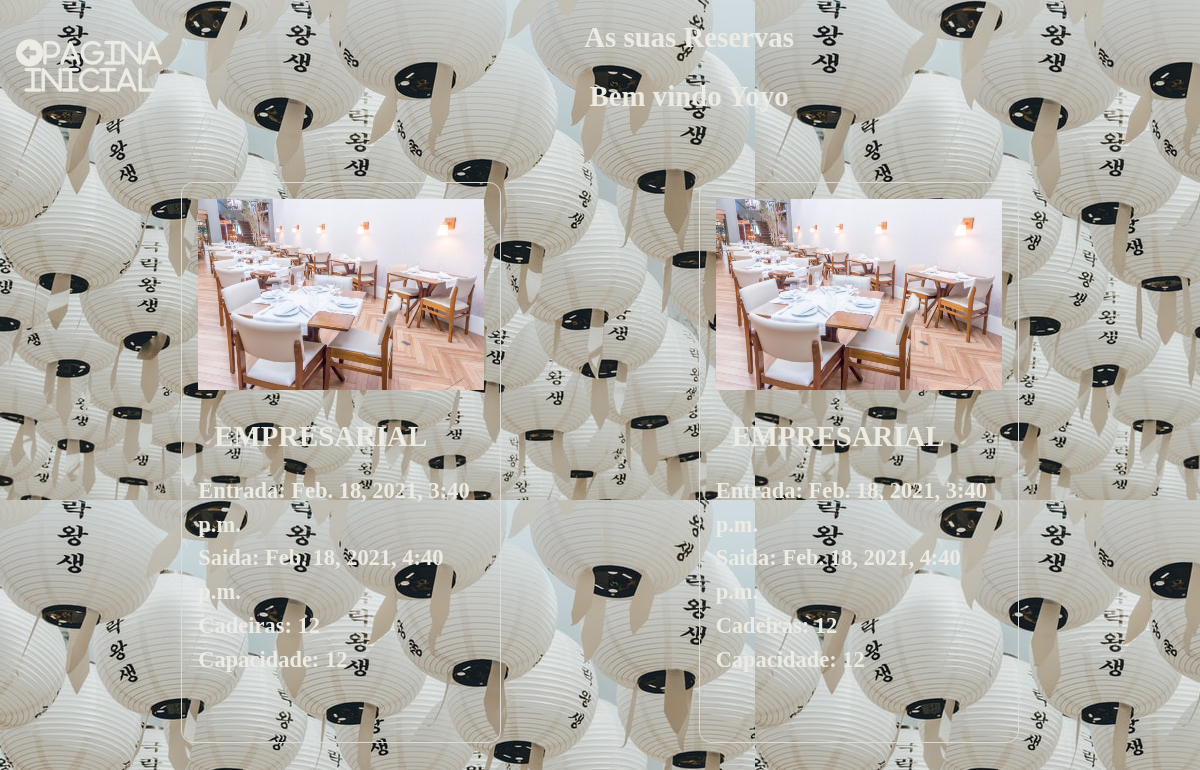
Before: /booking_list/ (signed in) with the older database file.
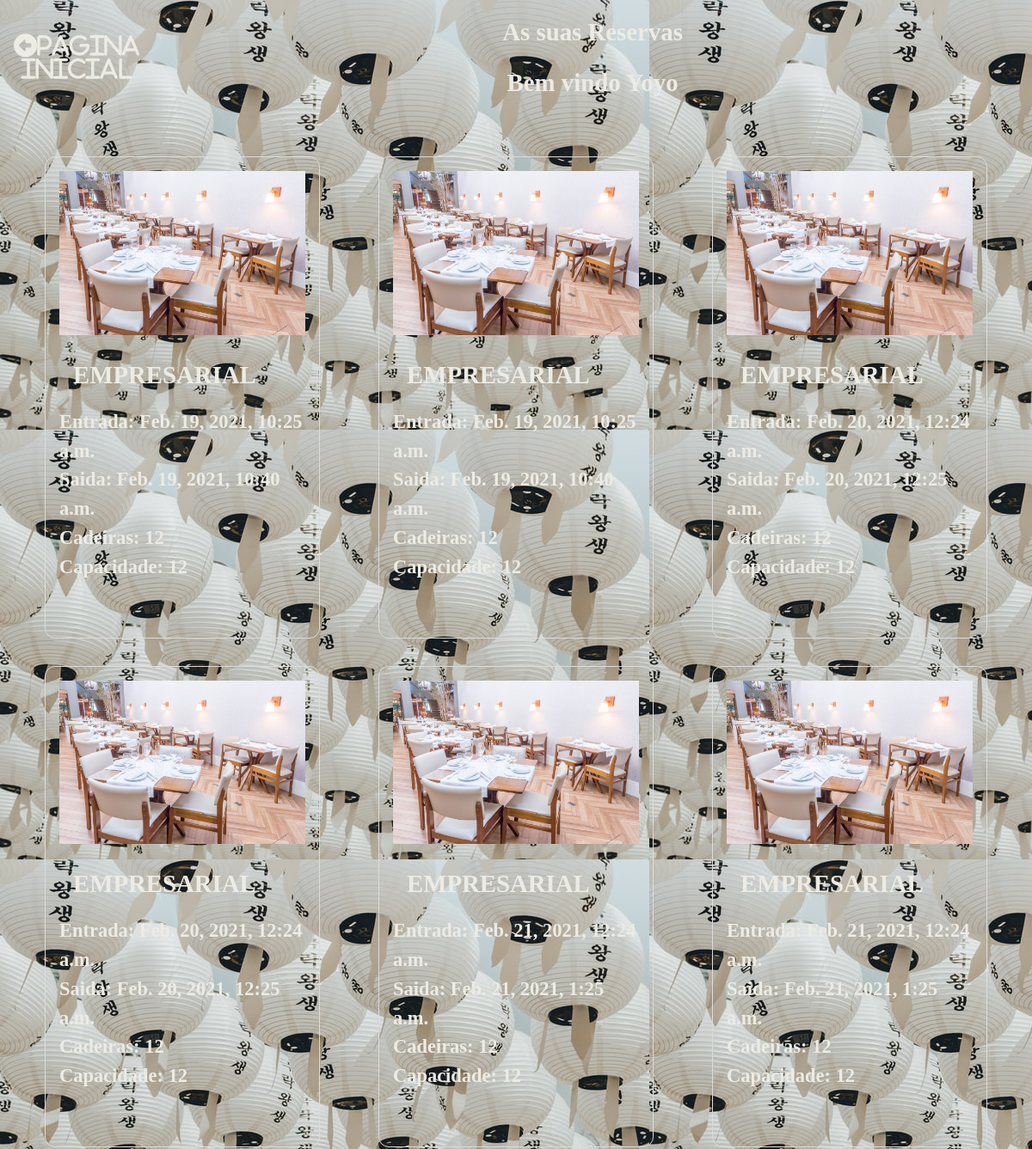
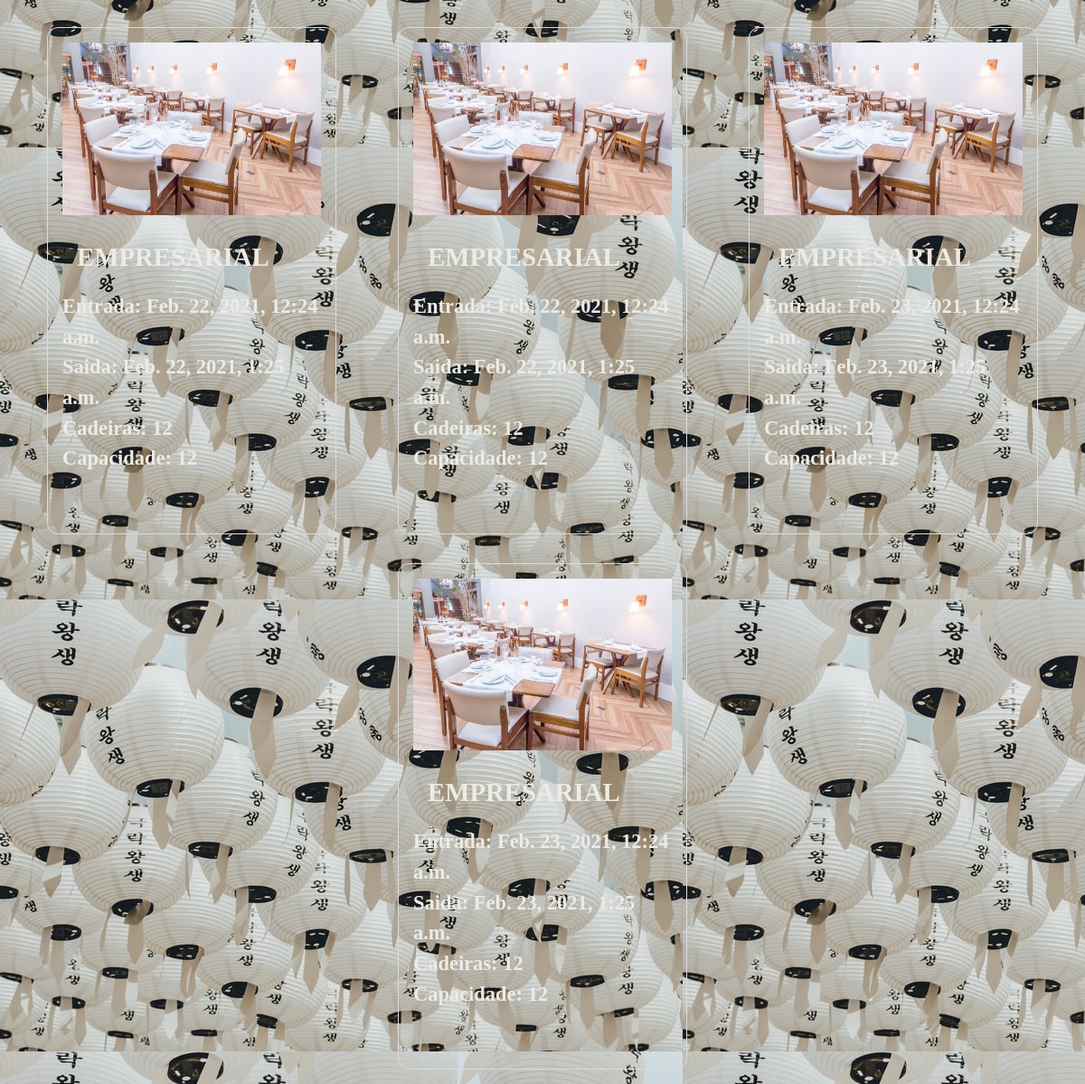
After: the same page with the newer database file (2 pictures, top to bottom).
### entregar/models.py (models this page shows, shortened)
class Booking(models.Model):
    user = models.ForeignKey(settings.AUTH_USER_MODEL,on_delete=models.CASCADE)
    room = models.ForeignKey(Room, on_delete=models.CASCADE)
    check_in = models.DateTimeField()
    check_out = models.DateTimeField()
    def get_room_category(self):
        room_categories = dict(self.room.ROOM_CATEGORIES)
        room_category = room_categories.get(self.room.category)
        return room_category
    def get_cancel_booking_url(self):
        return reverse_lazy('CancelBookingView', args=[self.pk, ])

class Room(models.Model):
    ROOM_CATEGORIES = (
        ('EMPRESARIAL', 'EMPRESARIAL'),
        ('SOCIAL', 'SOCIAL'),
        ('CASAL', 'CASAL'),
        ('VIP','VIP')
    )
    number = models.IntegerField()
    category = models.CharField(max_length=15, choices=ROOM_CATEGORIES)
    cadeiras = models.IntegerField()
    capacity = models.IntegerField()

### entregar/views.py (the view)
# urls.py: path('booking_list/', views.BookingListView.as_view(), name='BookingListView'),
class BookingListView(ListView):
    model = Booking
    template_name = "booking_list_view.html"
    def get_queryset(self, *args, **kwargs):
        if self.request.user.is_staff:
            booking_list = Booking.objects.all()
            return booking_list
        else:
            booking_list = Booking.objects.filter(user=self.request.user)
            return booking_list

### entregar/templates/entregar/booking_list_view.html (shortened to what this page needs)
<!DOCTYPE html>
{% load static %}
<html lang="en">
<head>
    <link rel="stylesheet" href="{% static '/css/booking_list_view.css' %}">
</head>
<body>
    <div class="content">
        <div class="header">
            <div class="headings">
                <h2>As suas Reservas</h2>
                <h2>Bem vindo {{user}}</h2>
            </div>
            <div class="home">
                <div class="home">
                    <a href="{% url 'RoomListView' %}"><i class="fas fa-arrow-alt-circle-left">Pagina inicial</i></a>
                </div>
            </div>
        </div>
        <div class="bookings">
            {% for booking in booking_list %}
            <div class="booking">
                 <img src="{% static 'images/mesas.jpg' %}"/>
                <div class="category">
                    <h2>{{booking.get_room_category}} </h2>
                </div>
                <div class="from">
                    <h3>Entrada: {{booking.check_in}}</h3>
                </div>
                <div class="to">
                    <h3>Saida: {{booking.check_out}}</h3>
                </div>
                <div class="beds">
                    <h3>Cadeiras: {{booking.room.cadeiras}}</h3>
                </div>
                <div class="capacity">
                    <h3>Capacidade: {{booking.room.capacity}}</h3>
                </div>
                <div class="cancel"><a href="{{booking.get_cancel_booking_url}}" class="invisible"></a></div>
            </div>
            {% endfor %}
        </div>
    </div>
</body>
</html>

### static/css/booking_list_view.css (style rules this page uses)
* { padding:0; margin:0; box-sizing: border-box; }
body { font-family: sans-serif; background-color: rgb(46, 47, 48); color: rgb(236, 235, 228); line-height: 1.5; font-size: 1.2rem; text-align: center; }
.content { display: flex; flex-direction: column; }
.header { flex: 1; display: flex; flex-flow: row-reverse wrap; justify-content: space-evenly; align-items: center; }
.headings { flex:1.5; }
.home { flex:0.1; }
.bookings { margin-top: 2rem; flex:1; display: flex; flex-direction: row; flex-wrap: wrap; justify-content: space-evenly; }
.booking { flex:1; max-width:20vw; min-width: 20rem; text-align: left; border: 1px solid #dbdbdb; padding:1rem; border-radius: 0.75rem; margin:1rem; }
img { max-width: 100%; }
a i { margin: 1rem; color:rgb(236, 235, 228); text-decoration: none; }
.home a i { font-size: 1.7rem; }
h1,h2 { margin:1rem; }

### entregar/templates/entregar/booking_list_view.html (style rules this page uses)
body, html { margin: 0; padding: 0; height: 100%; background: url('/images/slider-image4.jpg'); font-family: Montserrat; }

Changed rows visible on the page:
removed Booking: get_room_category "EMPRESARIAL", check_in "Feb. 18, 2021, 3:40 p.m.", check_out "Feb. 18, 2021, 4:40 p.m.", room.cadeiras "12", room.capacity "12"
removed Booking: get_room_category "EMPRESARIAL", check_in "Feb. 18, 2021, 3:40 p.m.", check_out "Feb. 18, 2021, 4:40 p.m.", room.cadeiras "12", room.capacity "12"
added Booking: get_room_category "EMPRESARIAL", check_in "Feb. 19, 2021, 10:25 a.m.", check_out "Feb. 19, 2021, 10:40 a.m.", room.cadeiras "12", room.capacity "12"
added Booking: get_room_category "EMPRESARIAL", check_in "Feb. 19, 2021, 10:25 a.m.", check_out "Feb. 19, 2021, 10:40 a.m.", room.cadeiras "12", room.capacity "12"
added Booking: get_room_category "EMPRESARIAL", check_in "Feb. 20, 2021, 12:24 a.m.", check_out "Feb. 20, 2021, 12:25 a.m.", room.cadeiras "12", room.capacity "12"
added Booking: get_room_category "EMPRESARIAL", check_in "Feb. 20, 2021, 12:24 a.m.", check_out "Feb. 20, 2021, 12:25 a.m.", room.cadeiras "12", room.capacity "12"
added Booking: get_room_category "EMPRESARIAL", check_in "Feb. 21, 2021, 12:24 a.m.", check_out "Feb. 21, 2021, 1:25 a.m.", room.cadeiras "12", room.capacity "12"
added Booking: get_room_category "EMPRESARIAL", check_in "Feb. 21, 2021, 12:24 a.m.", check_out "Feb. 21, 2021, 1:25 a.m.", room.cadeiras "12", room.capacity "12"
added Booking: get_room_category "EMPRESARIAL", check_in "Feb. 22, 2021, 12:24 a.m.", check_out "Feb. 22, 2021, 1:25 a.m.", room.cadeiras "12", room.capacity "12"
added Booking: get_room_category "EMPRESARIAL", check_in "Feb. 22, 2021, 12:24 a.m.", check_out "Feb. 22, 2021, 1:25 a.m.", room.cadeiras "12", room.capacity "12"
added Booking: get_room_category "EMPRESARIAL", check_in "Feb. 23, 2021, 12:24 a.m.", check_out "Feb. 23, 2021, 1:25 a.m.", room.cadeiras "12", room.capacity "12"
added Booking: get_room_category "EMPRESARIAL", check_in "Feb. 23, 2021, 12:24 a.m.", check_out "Feb. 23, 2021, 1:25 a.m.", room.cadeiras "12", room.capacity "12"
